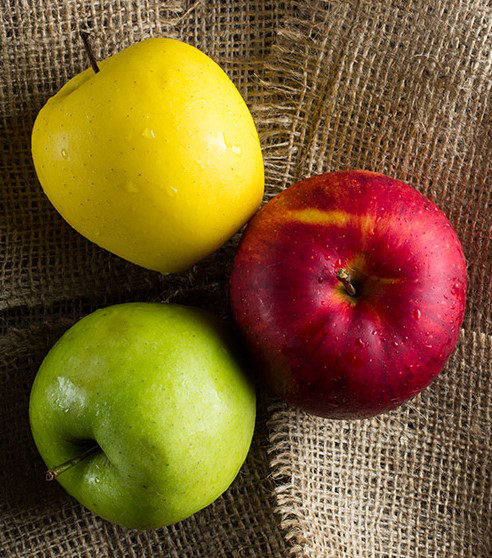
#> input picture images/rgy.jpg, 492 x 558 px
$ jupyter execute --allow-errors Day_05_Edge_Detection_and_Contours.ipynb   (older library calls are emulated)
#> lines starting #> are read from the running program, lines starting #| are printed output that depends on the picture; after the words box and inside, x2 and y2 are one past the last pixel; in counts of white or black regions, pixels touching at a corner belong together
[cell 1]
import cv2
import matplotlib.pyplot as plt
import numpy as np

[cell 2]
image = cv2.imread('images/lenna.png', 0)

#> (a cell that did not finish here is left out)

#> (a cell that did not finish here is left out)

#### Scharr Operator

#> (a cell that did not finish here is left out)

#> (a cell that did not finish here is left out)

#### Canny Edge detection Algorithm

[cell 7]
import cv2

img = cv2.imread('images/rgy.jpg', 0)
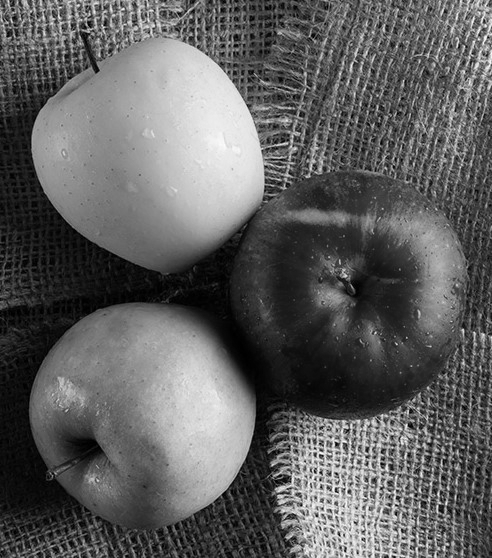
#> img: shape (558, 492); min 0, max 252, mean 95.5

edges = cv2.Canny(img, 50, 150)
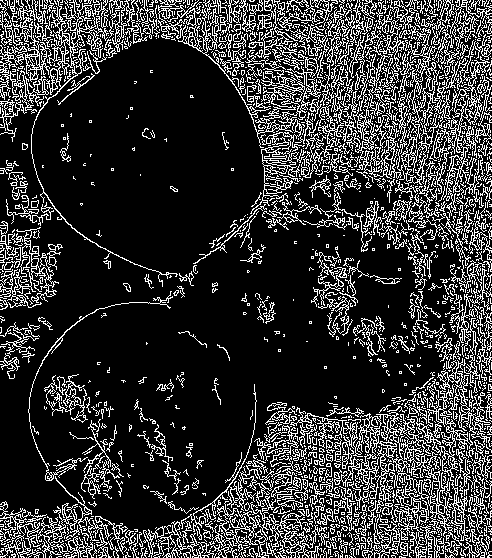
#> edges: shape (558, 492); 20.9% white in thin lines or dots

cv2.imshow('Original Image', img)
cv2.imshow('Canny Edge Detection', edges)
cv2.waitKey(0)
cv2.destroyAllWindows()

[cell 8]
import cv2

img = cv2.imread('images/lenna.png', 0)

edges = cv2.Canny(img, 50, 150)

plt.figure(figsize=(12,9))
plt.subplot(121)
#> (the rest of this cell did not finish here and is left out)

[cell 9]
image = cv2.imread('images/lenna.png', 0)

#> (the rest of this cell did not finish here and is left out)

#### Contours Detection

[cell 10]
img = cv2.imread('images/rgy.jpg')
#> img is the input picture: shape (558, 492, 3); mean B, G, R 44.9, 92.6, 122.2

# Convert to grayscale (often better for contour detection)
gray = cv2.cvtColor(img, cv2.COLOR_BGR2GRAY)

# Create a binary image where pixels above 127 are set to 255 (white) and other to 0 (black)

thresh = cv2.threshold(gray, 127, 255, cv2.THRESH_BINARY)[1]
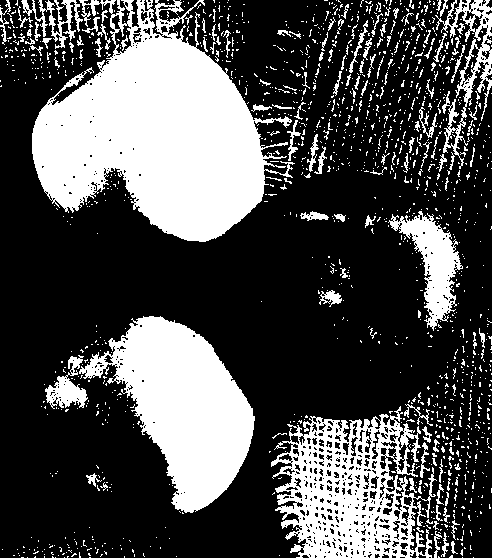
#> thresh: shape (558, 492); 30.5% white; 1520 white regions (1387 under 20 px)

# cv2.findContours finds contours in the binary image.
# cv2.RETR_TREE retrives all contours and create a hierarchy tree
# cv2.CHAIN_APPROX_SIMPLE approximates contours to save memory.
contours, hierarchy = cv2.findContours(thresh, cv2.RETR_TREE, cv2.CHAIN_APPROX_SIMPLE)
#> contours = 2265 contours, 2096 with area under 20; largest, box (x1, y1, x2, y2) and area: (32, 0, 295, 242) 34504, (79, 316, 255, 513) 17064, (271, 406, 437, 558) 15918, (388, 211, 463, 331) 3208, (435, 0, 492, 169) 2366

# -1 draw all contours.
# (0, 255, 0) is the color - green
# 2 is the thickness of the lines

cv2.drawContours(img, contours, -1, (0, 255, 0), 2)
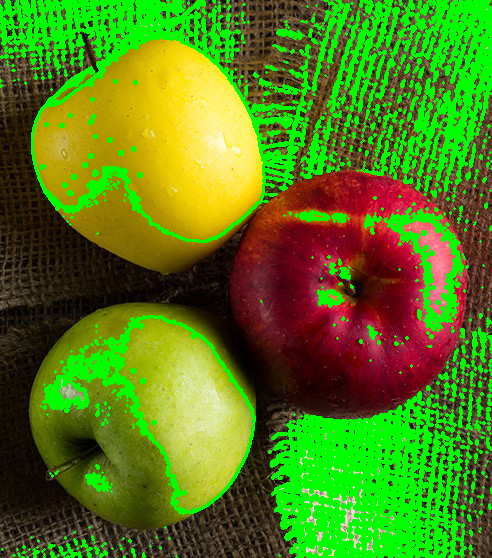
#> img: shape (558, 492, 3); mean B, G, R 22.7, 125.1, 83.7

cv2.imshow('Original Image', img)
cv2.imshow('Thresholded Image', thresh)
cv2.waitKey(0)
cv2.destroyAllWindows()

[cell 11]
img = cv2.imread('images/sachin.jpg')
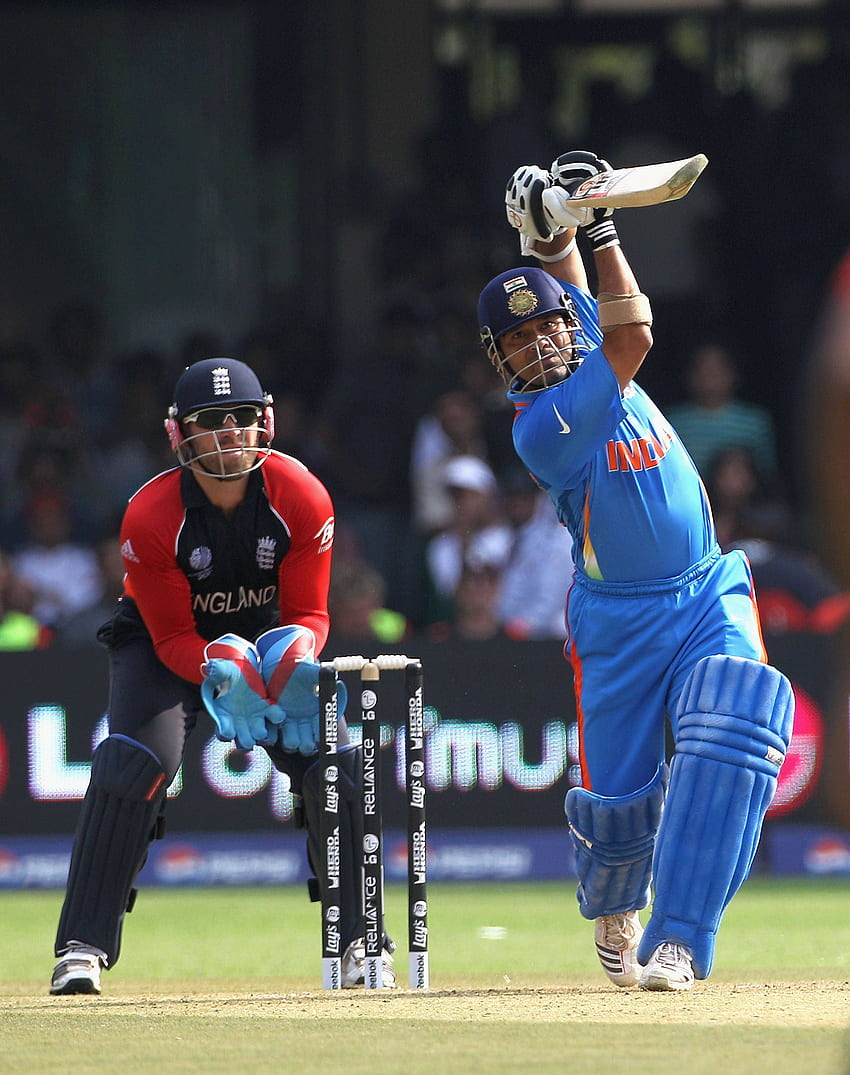
#> input picture images/sachin.jpg, 850 x 1075 px
#> img is the input picture: shape (1075, 850, 3); mean B, G, R 87.5, 83.8, 81

# Convert to grayscale (often better for contour detection)
gray = cv2.cvtColor(img, cv2.COLOR_BGR2GRAY)
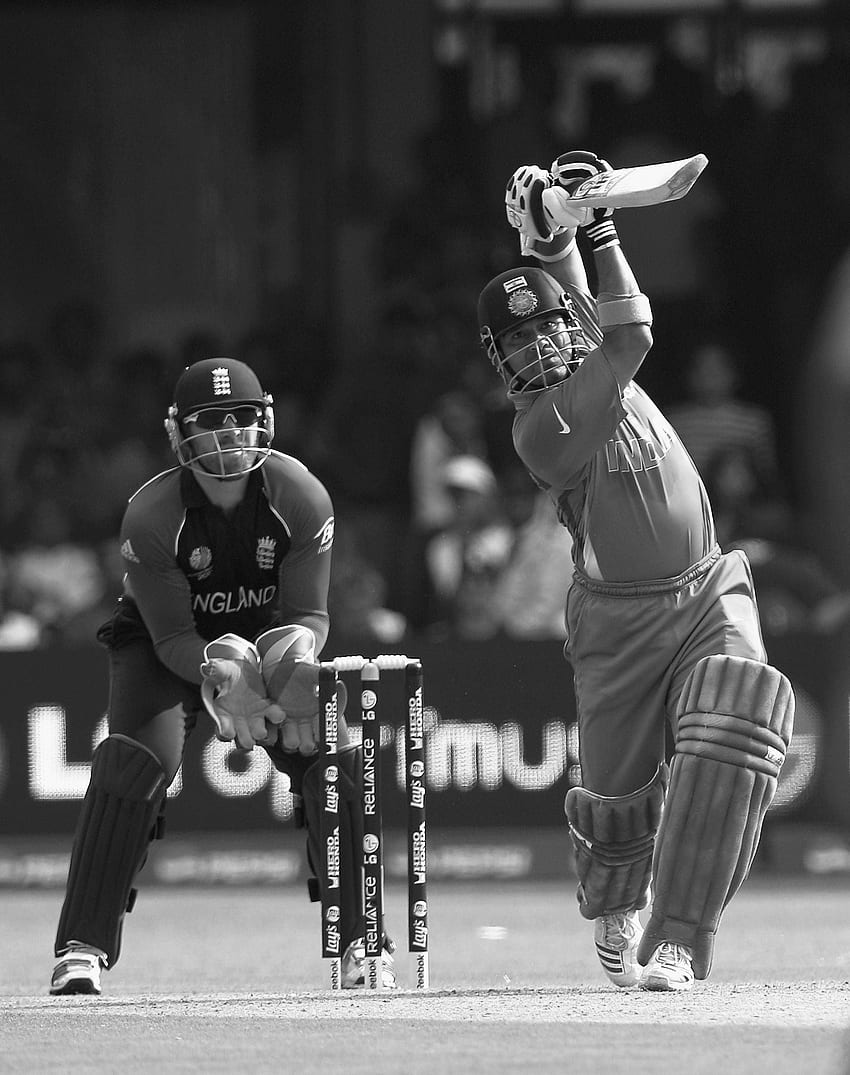
#> gray: shape (1075, 850); min 0, max 255, mean 83.4

# Create a binary image where pixels above 127 are set to 255 (white) and other to 0 (black)

thresh = cv2.threshold(gray, 127, 255, cv2.THRESH_BINARY)[1]
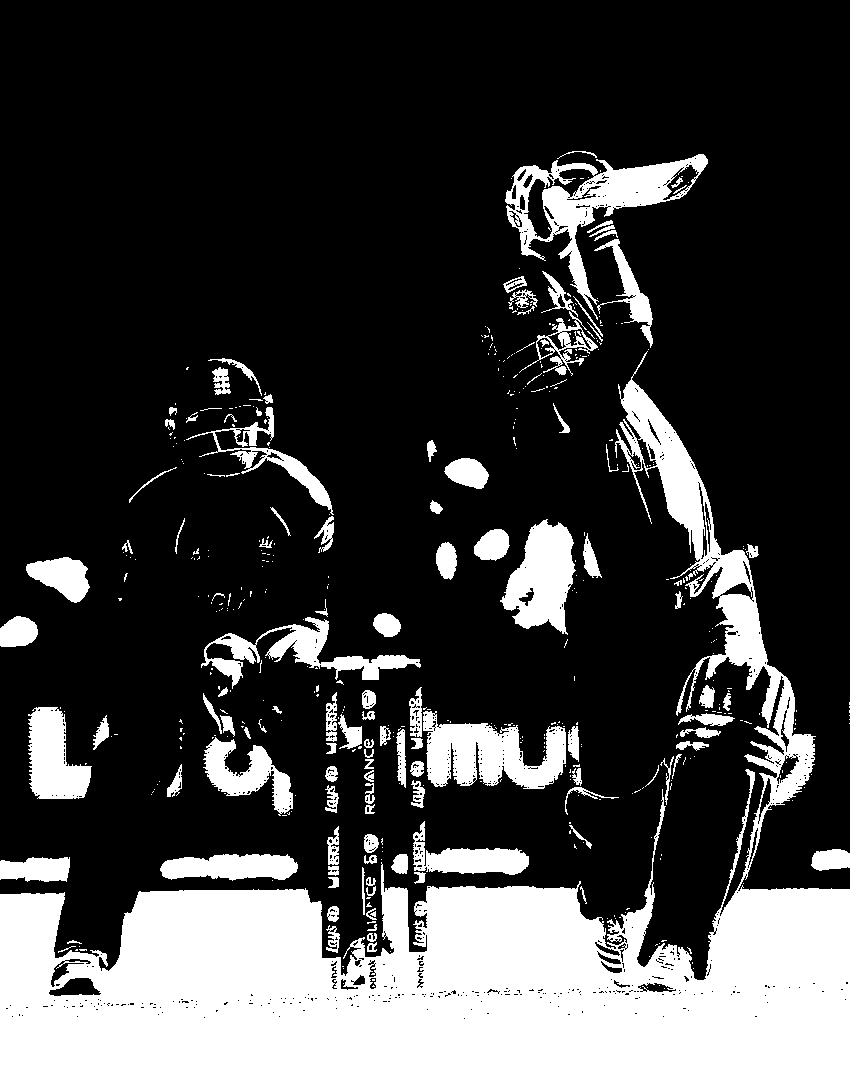
#> thresh: shape (1075, 850); 23.9% white; 485 white regions (363 under 20 px)

# cv2.findContours finds contours in the binary image.
# cv2.RETR_TREE retrives all contours and create a hierarchy tree
# cv2.CHAIN_APPROX_SIMPLE approximates contours to save memory.
contours, hierarchy = cv2.findContours(thresh, cv2.RETR_TREE, cv2.CHAIN_APPROX_SIMPLE)
#> contours = 1413 contours, 1245 with area under 20; largest, box (x1, y1, x2, y2) and area: (0, 351, 850, 1075) 156290, (505, 154, 708, 320) 10403, (423, 711, 566, 789) 6506, (500, 519, 576, 635) 5236, (28, 707, 92, 799) 3740

# -1 draw all contours.
# (0, 255, 0) is the color - green
# 2 is the thickness of the lines

cv2.drawContours(img, contours, -1, (0, 255, 0), 2)
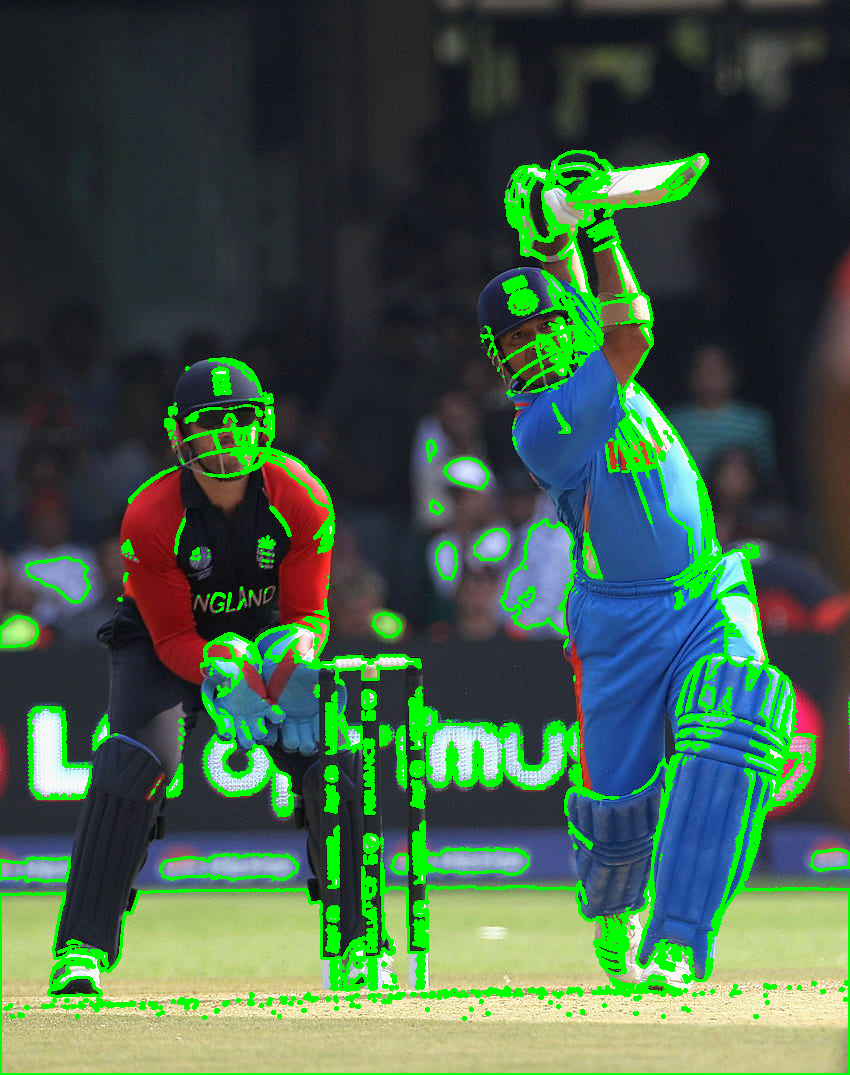
#> img: shape (1075, 850, 3); 9.31% of pixels changed, all inside (x1, y1, x2, y2) = (0, 150, 850, 1075)

cv2.imshow('Original Image', img)
cv2.imshow('Thresholded Image', thresh)
cv2.waitKey(0)
cv2.destroyAllWindows()
